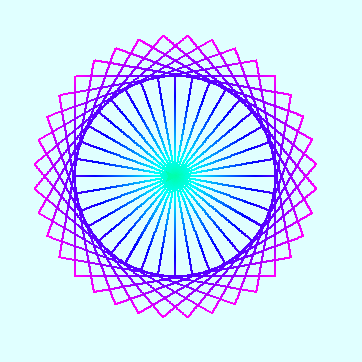

This figure's Python source:
"""
   彩色轮子.py
   注意本例中,颜色为原点对称。
"""
import turtle
from coloradd import colorset       # 从颜色增加模块导入colorset命令

screen = turtle.getscreen()
screen.bgcolor('light cyan')
screen.colormode(255)               # 设置颜色模式为RGB255
screen.delay(0)
turtle.speed(0)
turtle.pensize(2)

def draw():
    """重复画36个正方形"""
    for x in range(36):             # 在36的范围内迭代x  
       for _ in range(4):
          for _ in range(100):
              距离 = turtle.distance(0,0)
              c = colorset(距离+160) 
              turtle.color(c)
              turtle.fd(1)
          turtle.right(90)
       turtle.right(10)
       
screen.tracer(0)                      # 关闭动画
draw()
screen.update()                       # 显示刷新  

screen.mainloop()                     # 事件循环 
